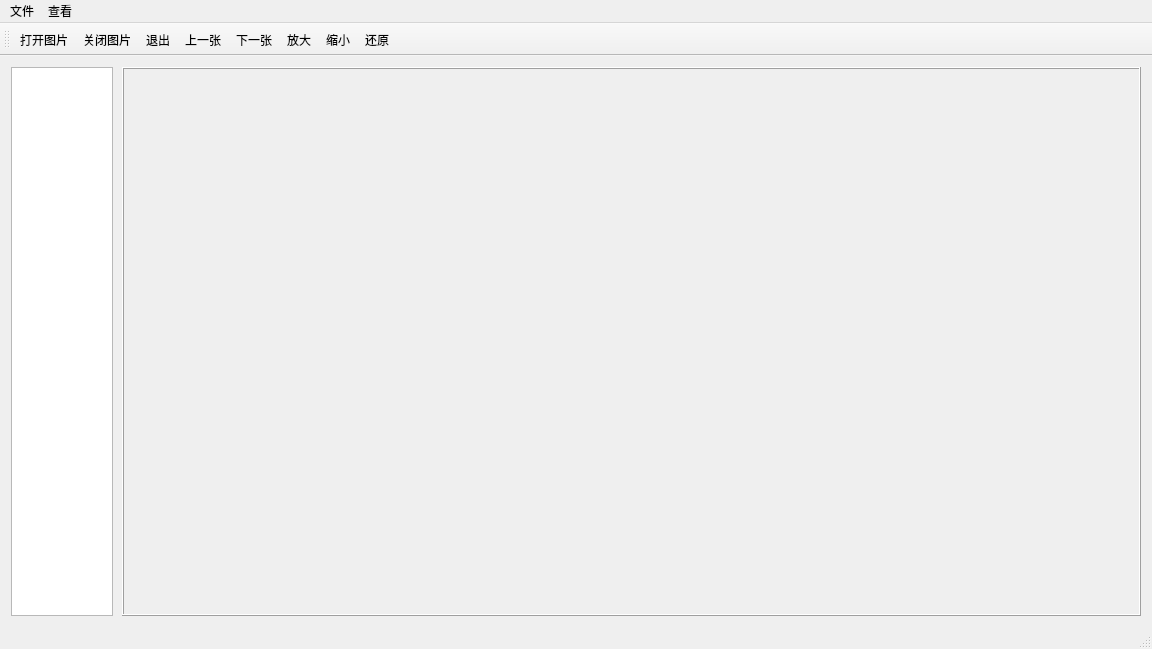
<?xml version="1.0" encoding="UTF-8"?>
<ui version="4.0">
 <class>MainWindow</class>
 <widget class="QMainWindow" name="MainWindow">
  <property name="geometry">
   <rect>
    <x>0</x>
    <y>0</y>
    <width>1152</width>
    <height>649</height>
   </rect>
  </property>
  <property name="font">
   <font>
    <family>WenQuanYi Micro Hei Mono</family>
   </font>
  </property>
  <property name="windowTitle">
   <string>MainWindow</string>
  </property>
  <widget class="QWidget" name="centralWidget">
   <layout class="QHBoxLayout" name="horizontalLayout_2">
    <item>
     <layout class="QHBoxLayout" name="horizontalLayout" stretch="1,0,10">
      <item>
       <widget class="QListView" name="listView"/>
      </item>
      <item>
       <spacer name="horizontalSpacer">
        <property name="orientation">
         <enum>Qt::Horizontal</enum>
        </property>
        <property name="sizeType">
         <enum>QSizePolicy::Fixed</enum>
        </property>
        <property name="sizeHint" stdset="0">
         <size>
          <width>3</width>
          <height>20</height>
         </size>
        </property>
       </spacer>
      </item>
      <item>
       <widget class="QWidget" name="widget" native="true">
        <layout class="QGridLayout" name="gridLayout">
         <property name="leftMargin">
          <number>0</number>
         </property>
         <property name="topMargin">
          <number>0</number>
         </property>
         <property name="rightMargin">
          <number>0</number>
         </property>
         <property name="bottomMargin">
          <number>0</number>
         </property>
         <item row="0" column="0">
          <widget class="QScrollArea" name="scrollArea">
           <property name="frameShape">
            <enum>QFrame::Box</enum>
           </property>
           <property name="frameShadow">
            <enum>QFrame::Raised</enum>
           </property>
           <property name="verticalScrollBarPolicy">
            <enum>Qt::ScrollBarAsNeeded</enum>
           </property>
           <property name="sizeAdjustPolicy">
            <enum>QAbstractScrollArea::AdjustToContents</enum>
           </property>
           <property name="widgetResizable">
            <bool>true</bool>
           </property>
           <widget class="QWidget" name="scrollAreaWidgetContents">
            <property name="geometry">
             <rect>
              <x>0</x>
              <y>0</y>
              <width>1011</width>
              <height>514</height>
             </rect>
            </property>
            <widget class="QLabel" name="label">
             <property name="geometry">
              <rect>
               <x>10</x>
               <y>10</y>
               <width>991</width>
               <height>481</height>
              </rect>
             </property>
             <property name="text">
              <string/>
             </property>
             <property name="pixmap">
              <pixmap>:/pic/background.png</pixmap>
             </property>
             <property name="scaledContents">
              <bool>true</bool>
             </property>
             <property name="alignment">
              <set>Qt::AlignCenter</set>
             </property>
            </widget>
           </widget>
          </widget>
         </item>
        </layout>
       </widget>
      </item>
     </layout>
    </item>
   </layout>
  </widget>
  <widget class="QMenuBar" name="menuBar">
   <property name="geometry">
    <rect>
     <x>0</x>
     <y>0</y>
     <width>1152</width>
     <height>23</height>
    </rect>
   </property>
   <widget class="QMenu" name="menu">
    <property name="title">
     <string>文件</string>
    </property>
    <addaction name="open_action"/>
    <addaction name="closePic_action"/>
    <addaction name="separator"/>
    <addaction name="closeWin_action"/>
   </widget>
   <widget class="QMenu" name="menu_2">
    <property name="title">
     <string>查看</string>
    </property>
    <addaction name="up"/>
    <addaction name="down"/>
    <addaction name="separator"/>
    <addaction name="zoomin"/>
    <addaction name="zoomout"/>
    <addaction name="restore"/>
   </widget>
   <addaction name="menu"/>
   <addaction name="menu_2"/>
  </widget>
  <widget class="QToolBar" name="mainToolBar">
   <property name="layoutDirection">
    <enum>Qt::LeftToRight</enum>
   </property>
   <property name="movable">
    <bool>true</bool>
   </property>
   <property name="allowedAreas">
    <set>Qt::AllToolBarAreas</set>
   </property>
   <property name="iconSize">
    <size>
     <width>80</width>
     <height>40</height>
    </size>
   </property>
   <property name="toolButtonStyle">
    <enum>Qt::ToolButtonTextUnderIcon</enum>
   </property>
   <attribute name="toolBarArea">
    <enum>TopToolBarArea</enum>
   </attribute>
   <attribute name="toolBarBreak">
    <bool>false</bool>
   </attribute>
   <addaction name="open_action"/>
   <addaction name="closePic_action"/>
   <addaction name="closeWin_action"/>
   <addaction name="up"/>
   <addaction name="down"/>
   <addaction name="zoomin"/>
   <addaction name="zoomout"/>
   <addaction name="restore"/>
  </widget>
  <widget class="QStatusBar" name="statusBar"/>
  <action name="open_action">
   <property name="icon">
    <iconset resource="pictures/pictures.qrc">
     <normaloff>:/pictures/open.ico</normaloff>:/pictures/open.ico</iconset>
   </property>
   <property name="text">
    <string>打开图片</string>
   </property>
   <property name="shortcut">
    <string>Ctrl+O</string>
   </property>
  </action>
  <action name="closePic_action">
   <property name="icon">
    <iconset resource="pictures/pictures.qrc">
     <normaloff>:/pictures/close.ico</normaloff>:/pictures/close.ico</iconset>
   </property>
   <property name="text">
    <string>关闭图片</string>
   </property>
   <property name="shortcut">
    <string>Ctrl+W</string>
   </property>
  </action>
  <action name="closeWin_action">
   <property name="icon">
    <iconset resource="pictures/pictures.qrc">
     <normaloff>:/pictures/quit.ico</normaloff>:/pictures/quit.ico</iconset>
   </property>
   <property name="text">
    <string>退出</string>
   </property>
   <property name="shortcut">
    <string>Ctrl+Q</string>
   </property>
  </action>
  <action name="up">
   <property name="icon">
    <iconset resource="pictures/pictures.qrc">
     <normaloff>:/pictures/up.ico</normaloff>:/pictures/up.ico</iconset>
   </property>
   <property name="text">
    <string>上一张</string>
   </property>
   <property name="shortcut">
    <string>Up</string>
   </property>
  </action>
  <action name="down">
   <property name="icon">
    <iconset resource="pictures/pictures.qrc">
     <normaloff>:/pictures/down.ico</normaloff>:/pictures/down.ico</iconset>
   </property>
   <property name="text">
    <string>下一张</string>
   </property>
   <property name="shortcut">
    <string>Down</string>
   </property>
  </action>
  <action name="zoomin">
   <property name="icon">
    <iconset resource="pictures/pictures.qrc">
     <normaloff>:/pictures/zoomin.ico</normaloff>:/pictures/zoomin.ico</iconset>
   </property>
   <property name="text">
    <string>放大</string>
   </property>
  </action>
  <action name="zoomout">
   <property name="icon">
    <iconset resource="pictures/pictures.qrc">
     <normaloff>:/pictures/zoomout.ico</normaloff>:/pictures/zoomout.ico</iconset>
   </property>
   <property name="text">
    <string>缩小</string>
   </property>
  </action>
  <action name="restore">
   <property name="icon">
    <iconset resource="pictures/pictures.qrc">
     <normaloff>:/pictures/restore.ico</normaloff>:/pictures/restore.ico</iconset>
   </property>
   <property name="text">
    <string>还原</string>
   </property>
  </action>
 </widget>
 <layoutdefault spacing="6" margin="11"/>
 <resources>
  <include location="pictures/pictures.qrc"/>
 </resources>
 <connections/>
</ui>
